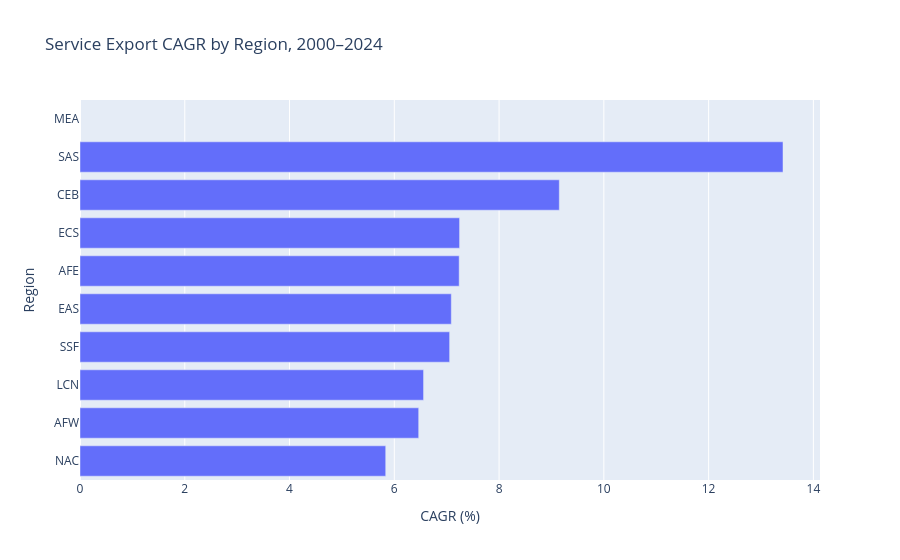

This figure's notebook cell:
### Code cell
import plotly.express as px

fig = px.bar(
    regional_growth.sort_values('CAGR_%'),
    x='CAGR_%',
    y='Country Code',
    orientation='h',
    title='Service Export CAGR by Region, 2000–2024',
    labels={
        'CAGR_%': 'CAGR (%)',
        'Country Code': 'Region'
    }
)

fig.show()

### Figure 1 — Plotly figure (JSON) as saved in the notebook; plotly's stock layout.template omitted (floating-point values rounded to 4 significant figures)
{"data": [{"hovertemplate": "CAGR (%)=%{x}<br>Region=%{y}<extra></extra>", "legendgroup": "", "marker": {"color": "#636efa", "pattern": {"shape": ""}}, "name": "", "orientation": "h", "showlegend": false, "textposition": "auto", "type": "bar", "x": [5.836, 6.465, 6.558, 7.056, 7.088, 7.238, 7.246, 9.15, 13.42, NaN], "xaxis": "x", "y": ["NAC", "AFW", "LCN", "SSF", "EAS", "AFE", "ECS", "CEB", "SAS", "MEA"], "yaxis": "y"}], "layout": {"barmode": "relative", "legend": {"tracegroupgap": 0}, "title": {"text": "Service Export CAGR by Region, 2000–2024"}, "xaxis": {"anchor": "y", "domain": [0, 1], "title": {"text": "CAGR (%)"}}, "yaxis": {"anchor": "x", "domain": [0, 1], "title": {"text": "Region"}}}}
